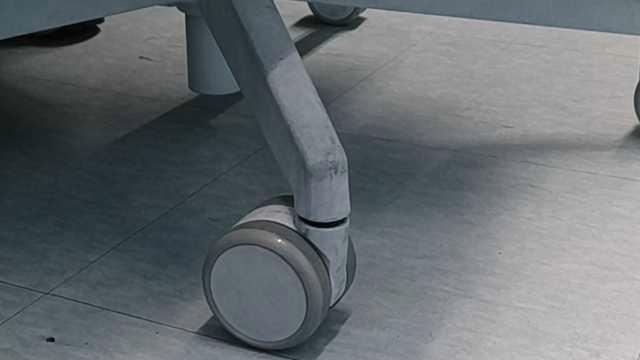
#> input picture Extrinsic_Calibration/0.jpg, 640 x 360 px
$ python Topview.py
#> lines starting #> are read from the running program, lines starting #| are printed output that depends on the picture
import cv2
import numpy as np


# 원본 이미지에서 4개의 점을 선택합니다. (x,y)
src_pts = np.array([[0, 0], [0, 360], [640, 360], [640, 0]], dtype=np.float32)

# 위에서 본 관점의 4개의 대상 점을 선택합니다. (x,y)
dst_pts = np.array([[0, 0], [85, 375], [275, 375], [360, 0]], dtype=np.float32)
# 변환 행렬을 얻습니다.
M = cv2.getPerspectiveTransform(src_pts, dst_pts)

# 원본 이미지를 불러옵니다.
img = cv2.imread('0.jpg')
#> img is the input picture: shape (360, 640, 3); mean B, G, R 111.7, 107.9, 102
print(img.shape)
#| (360, 640, 3)

# 투영 변환을 적용합니다.
dst = cv2.warpPerspective(img, M, (360, 600))
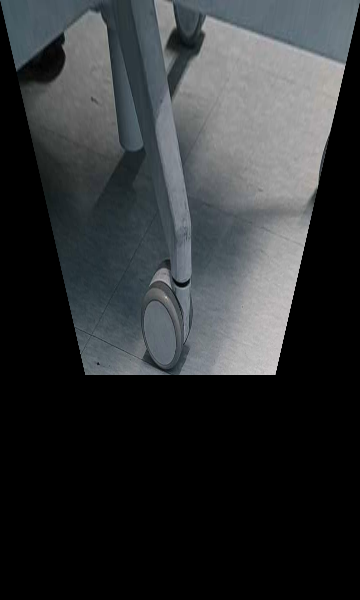
#> dst: shape (600, 360, 3); mean B, G, R 52.4, 50.7, 48

# 결과 이미지를 저장합니다.
cv2.imshow('top_view_image.jpg', dst)
cv2.imshow('orinal_image.jpg', img)

cv2.imshow('top_view_image1.jpg', img[0:200, 0:200])
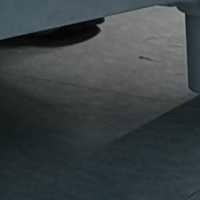
#> window 'top_view_image1.jpg': shape (200, 200, 3); mean B, G, R 68, 65.8, 59.2

cv2.waitKey(0)
cv2.destroyAllWindows()
